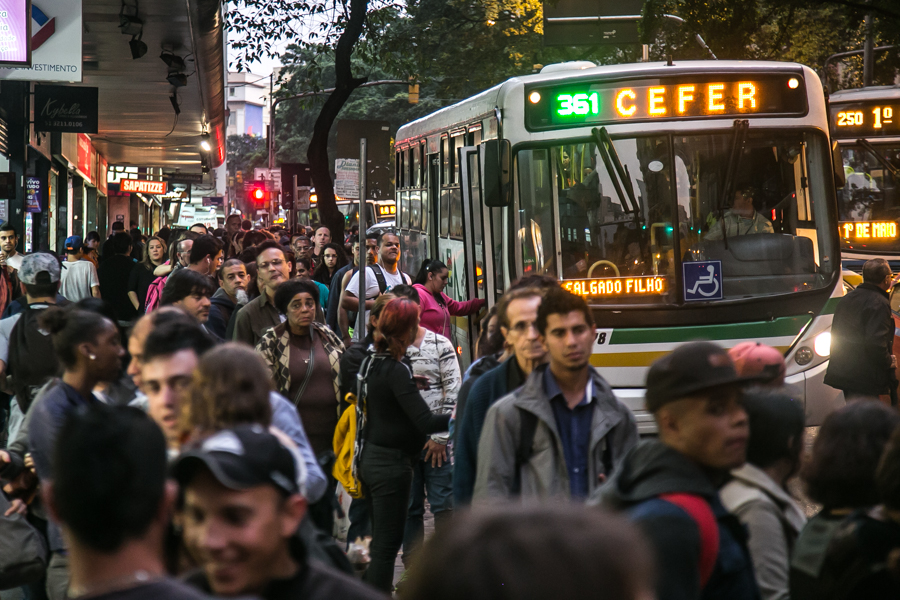
#> input picture imagens/imagem1.jpg, 900 x 600 px, found by its file name
$ jupyter execute 'detecção_de_bordas.ipynb'
#> lines starting #> are read from the running program, lines starting #| are printed output that depends on the picture
[cell 1]
import numpy as np
from skimage import io, color, filters
import requests
from io import BytesIO
import os
import matplotlib.pyplot as plt

[cell 2]
def carregar_imagem_github(url):
    try:
        response = requests.get(url)
        response.raise_for_status()
        img = io.imread(BytesIO(response.content))
        if len(img.shape) == 3:
            img = color.rgb2gray(img)
        return img
    except Exception as e:
        print(f"Erro ao carregar imagem do GitHub: {e}")
        return None

[cell 3]
def borda_sobel(img):
    sobel_x = filters.sobel_h(img)
    sobel_y = filters.sobel_v(img)
    borda = np.hypot(sobel_x, sobel_y)
    borda = (borda / borda.max()) * 255
    return borda.astype(np.uint8)

[cell 4]
def borda_roberts(img):
    roberts_borda = filters.roberts(img)
    roberts_borda = (roberts_borda / roberts_borda.max()) * 255
    return roberts_borda.astype(np.uint8)

[cell 5]
def exibir_metadados_github(url):
    try:
        response = requests.get(url)
        response.raise_for_status()
        img_data = response.content
        img = io.imread(BytesIO(img_data))
        altura, largura = img.shape[:2]
        tipo_arquivo = os.path.splitext(url)[1].lower()
        tamanho_bytes = len(img_data)

        print("===== Metadados da Imagem =====")
        print(f"Resolução: {largura} x {altura}")
        print(f"Tamanho do arquivo: {tamanho_bytes} bytes")
        print(f"Tipo de arquivo: {tipo_arquivo}")
        print("================================")
    except Exception as e:
        print(f"Erro ao exibir metadados: {e}")

[cell 6]
if __name__ == "__main__":
    imagens_github = [
        "https://github.com/Vinnie-IV/Processamento-de-Imagens_E01_Grupo04/blob/main/imagens/imagem1.jpg?raw=true",
        "https://github.com/Vinnie-IV/Processamento-de-Imagens_E01_Grupo04/blob/main/imagens/imagem2.jpg?raw=true",
        "https://github.com/Vinnie-IV/Processamento-de-Imagens_E01_Grupo04/blob/main/imagens/imagem3.jpeg?raw=true",
    ]

    for url in imagens_github:
        print(f"\nProcessando {url}...")
        img = carregar_imagem_github(url)
#> in carregar_imagem_github, img is the input picture: shape (600, 900, 3); mean R, G, B 74, 65.8, 57
#> in carregar_imagem_github, `img = color.rgb2gray(img)`:
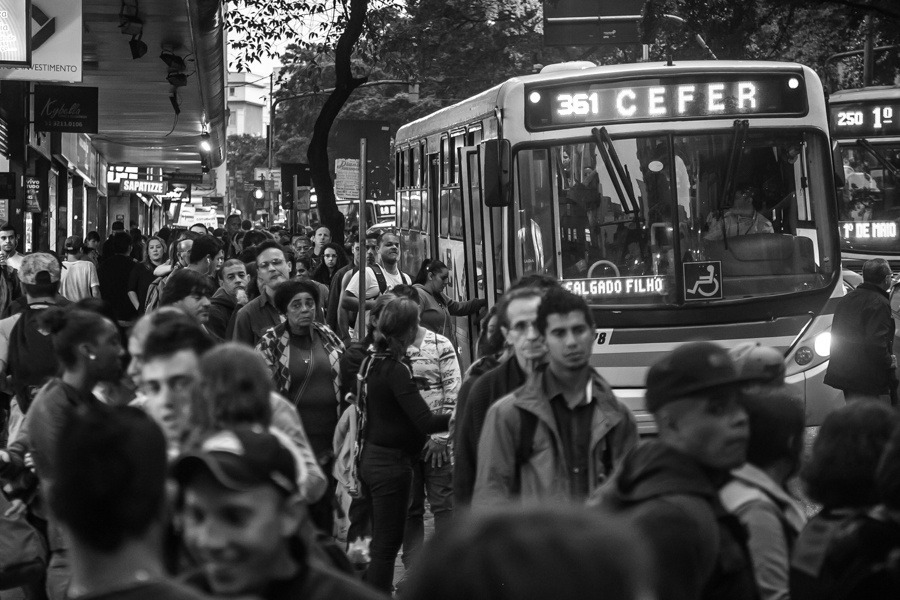
#> img: shape (600, 900) float64; min 0.00195, max 1, mean 0.263

        if img is not None:
            exibir_metadados_github(url)
#| Resolução: 900 x 600

            img_processada = img

            sobel_img = borda_sobel(img_processada)
#> in borda_sobel, `sobel_x = filters.sobel_h(img)`:
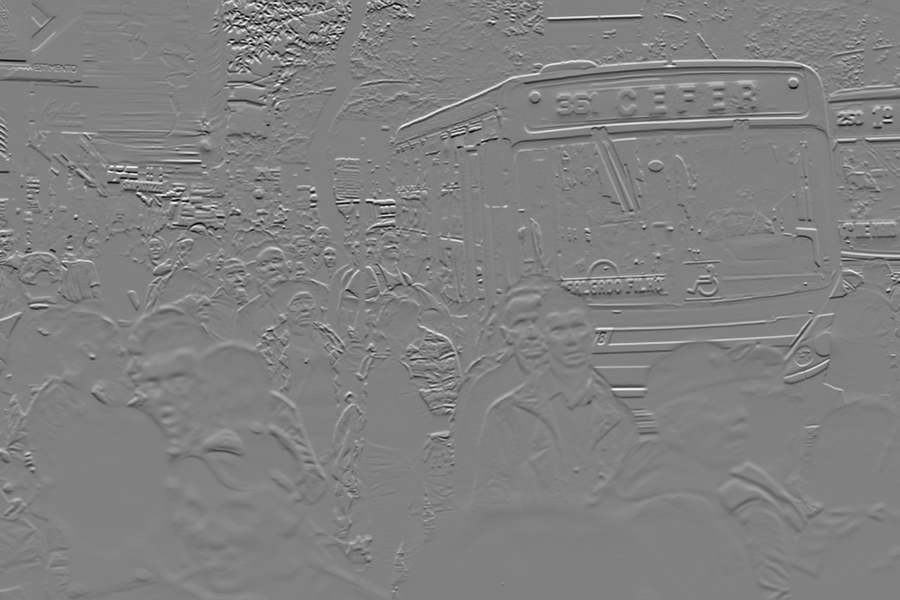
#> sobel_x: shape (600, 900) float64; min -0.886, max 0.863, mean -0.000622; drawn with min black and max white
#> in borda_sobel, `sobel_y = filters.sobel_v(img)`:
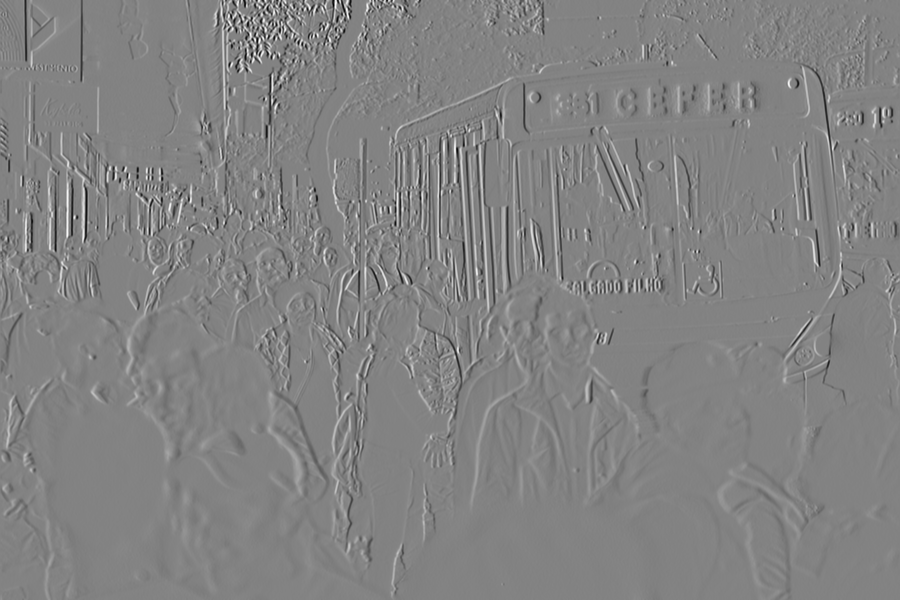
#> sobel_y: shape (600, 900) float64; min -0.967, max 0.917, mean -0.000393; drawn with min black and max white
#> in borda_sobel, `borda = np.hypot(sobel_x, sobel_y)`:
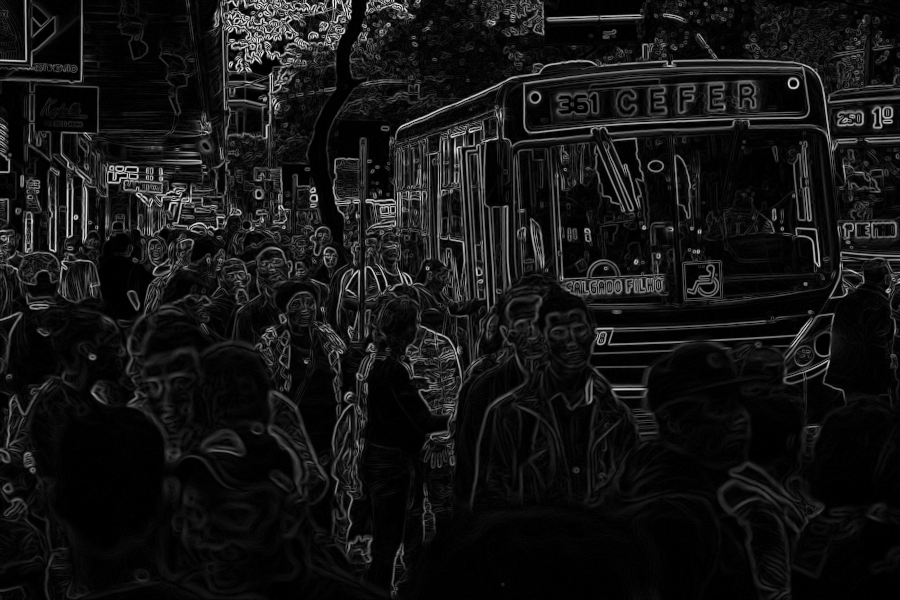
#> borda: shape (600, 900) float64; min 0, max 0.98, mean 0.0815
            roberts_img = borda_roberts(img_processada)
#> in borda_roberts, `roberts_borda = filters.roberts(img)`:
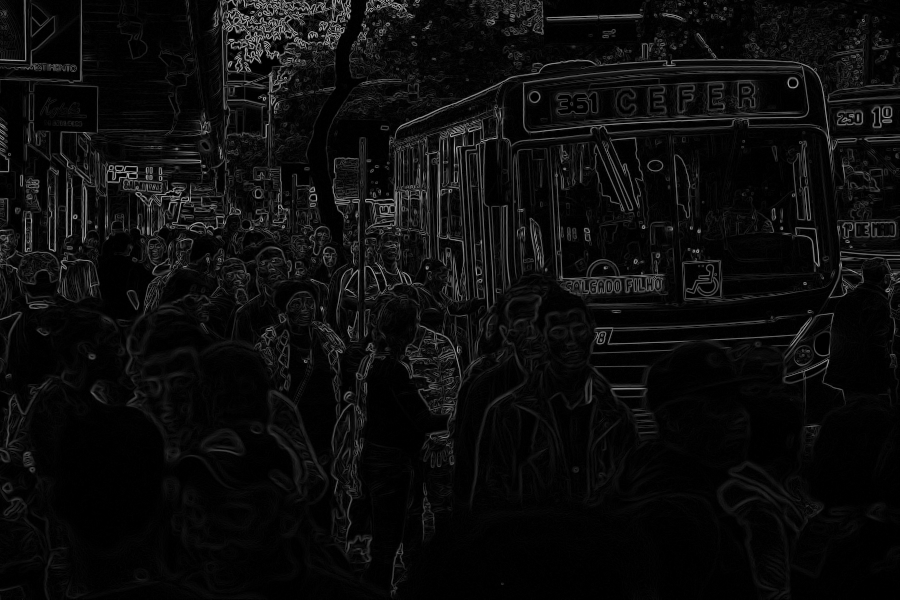
#> roberts_borda: shape (600, 900) float64; min 0, max 0.732, mean 0.0498
#> in borda_roberts, `roberts_borda = (roberts_borda / roberts_borda.max()) * 255`:
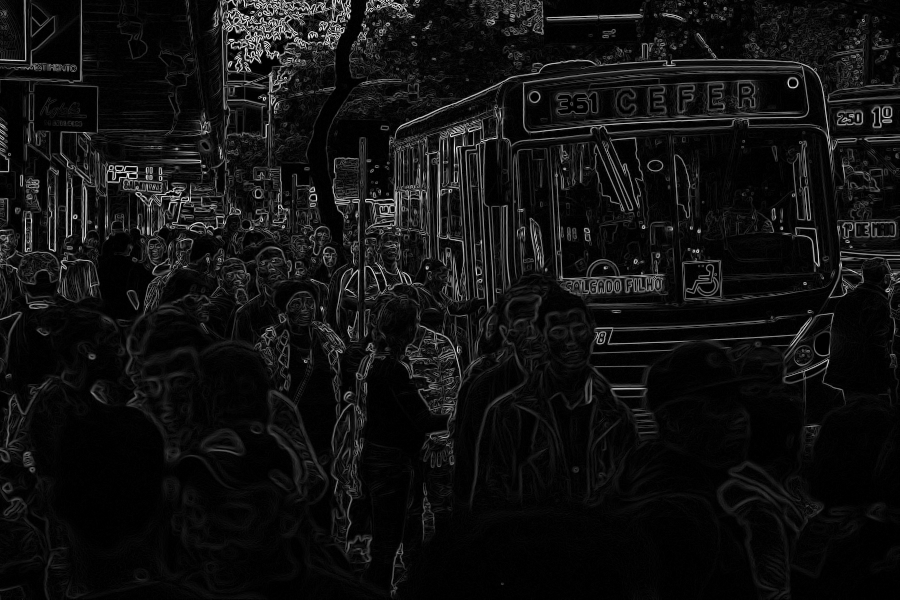
#> roberts_borda: shape (600, 900) float64; min 0, max 255, mean 17.3

            fig, axes = plt.subplots(1, 3, figsize=(18, 6))
            ax = axes.ravel()

            ax[0].imshow(img_processada, cmap='gray')
            ax[0].set_title(f"Original ({img_processada.shape[1]}x{img_processada.shape[0]})")

            ax[1].imshow(sobel_img, cmap='gray')
            ax[1].set_title("Bordas Sobel")

            ax[2].imshow(roberts_img, cmap='gray')
            ax[2].set_title("Bordas Roberts")

            for a in ax:
                a.axis('off')

            plt.suptitle(f"Detecção de Bordas para: {url.split('/')[-1]}")
            plt.show()
#> pass 2 of the loop `for url in imagens_github:`:
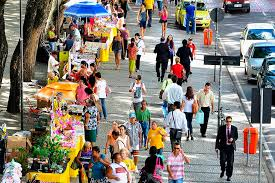
#> input picture imagens/imagem2.jpg, 275 x 183 px, found by its file name
#> in carregar_imagem_github, img is the input picture: shape (183, 275, 3); mean R, G, B 131.5, 124.6, 115.6
#> img: shape (183, 275) float64
#| Resolução: 275 x 183
#> sobel_x: shape (183, 275) float64
#> in borda_sobel (call 2), `sobel_y = filters.sobel_v(img)`:
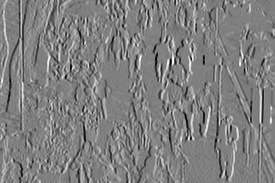
#> sobel_y: shape (183, 275) float64; min -0.989, max 0.987, mean 0.00231; drawn with min black and max white
#> in borda_roberts (call 2), `roberts_borda = filters.roberts(img)`:
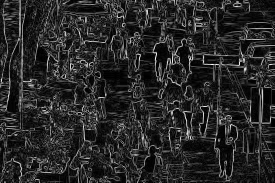
#> roberts_borda: shape (183, 275) float64; min 0, max 0.995, mean 0.158
#> pass 3 of the loop `for url in imagens_github:`:
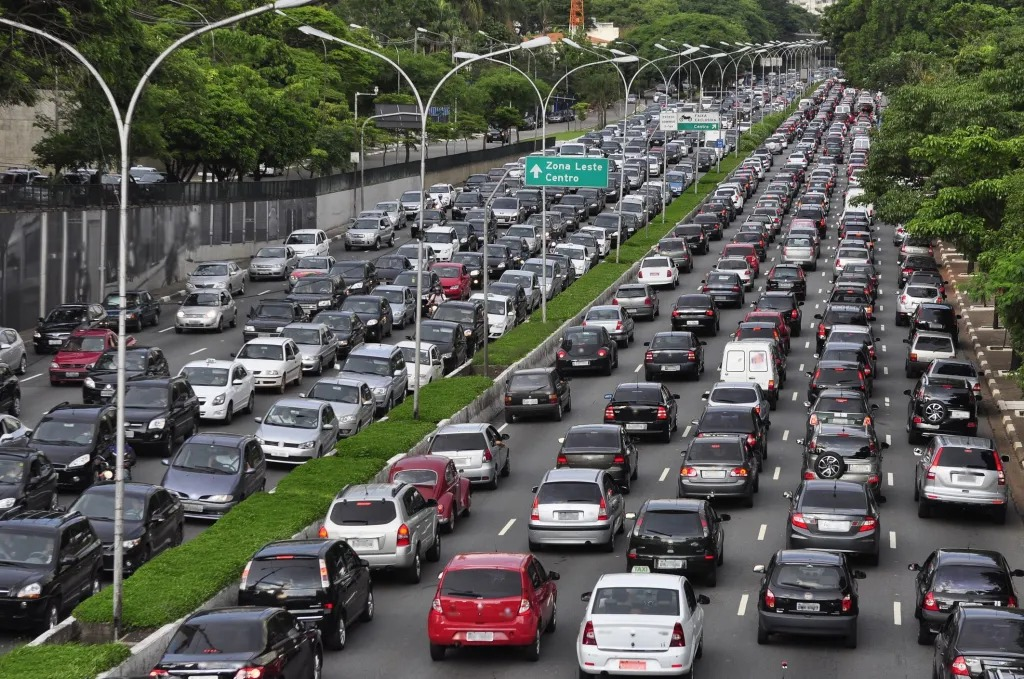
#> input picture imagens/imagem3.jpeg, 1024 x 679 px, found by its file name
#> in carregar_imagem_github, img is the input picture: shape (679, 1024, 3); mean R, G, B 88.7, 89.7, 83.4
#> img: shape (679, 1024) float64
#| Resolução: 1024 x 679
#> sobel_x: shape (679, 1024) float64
#> in borda_sobel (call 3), `sobel_y = filters.sobel_v(img)`:
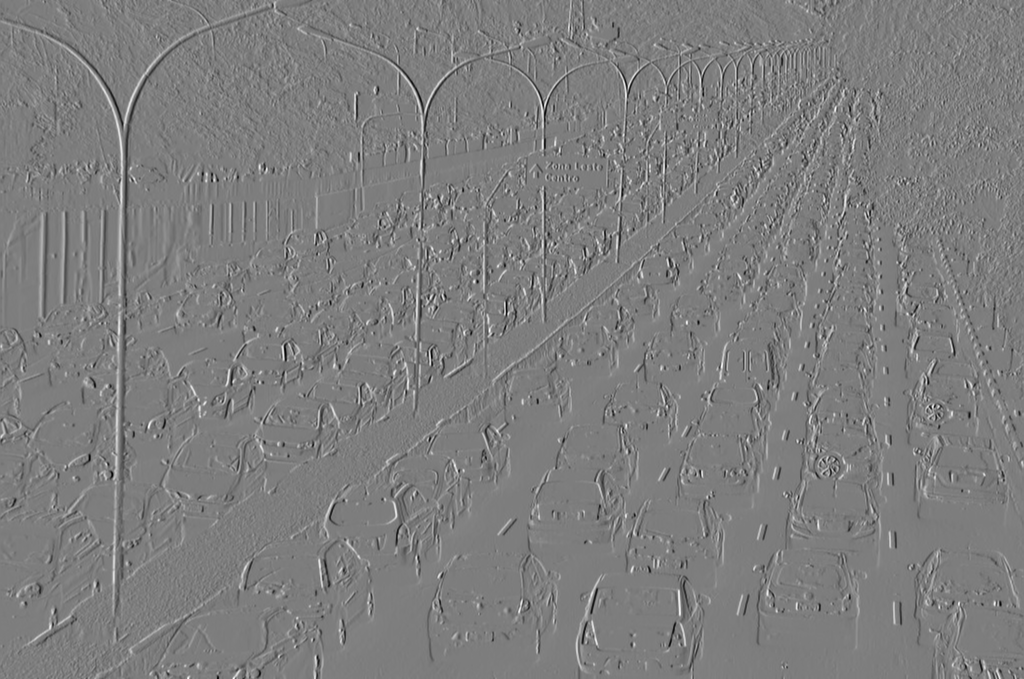
#> sobel_y: shape (679, 1024) float64; min -0.811, max 0.833, mean -7.95e-06; drawn with min black and max white
#> in borda_roberts (call 3), `roberts_borda = filters.roberts(img)`:
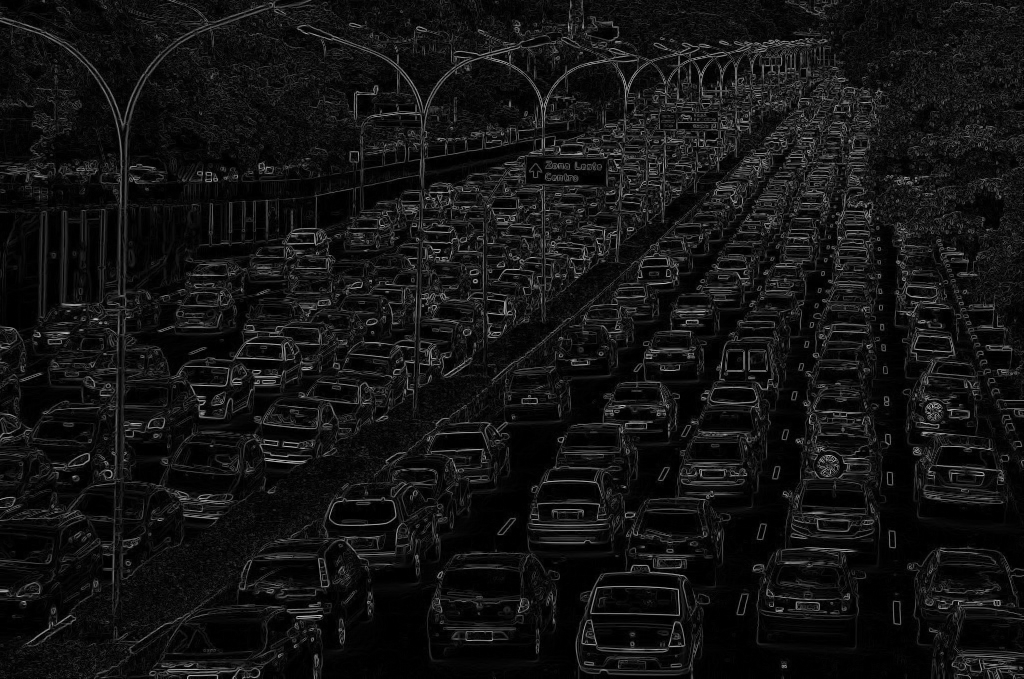
#> roberts_borda: shape (679, 1024) float64; min 0, max 0.773, mean 0.0752
